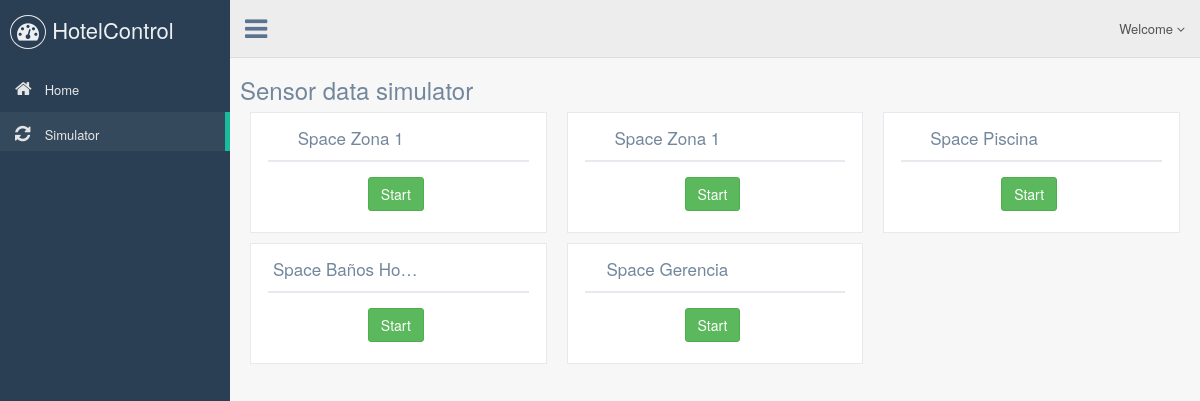
The page /Simulator/ (signed in) on the database its author committed.
### App/apps/dashboard/models.py (models this page shows, shortened)
class Sensor(models.Model):
	name = models.CharField(max_length = 50)
	space = models.ForeignKey(Space)

class Space(models.Model):
	name = models.CharField(max_length = 50)
	area = models.ForeignKey(Area)
	space_tag = models.CharField(max_length = 30, blank = True)

### App/apps/dashboard/views.py (the view)
# urls.py: url(r'^Simulator/$', 'simulator', name = 'simulator'),
@login_required
def simulator(request):
	sensors = Sensor.objects.all()
	return render(request, 'admin/simulator.html', {'title': 'Simualtor', 'sensors': sensors})

### App/apps/dashboard/templates/admin/simulator.html (shortened to what this page needs)
{% extends 'layout/base.html' %}
{% block content %}
	{% include 'elements/nav.html' %}
	<div class="right_col" role="main">
		<div class="">
			<div class="row">
				<div class="page-title">
					<div class="title_left">
						<h3>Sensor data simulator</h3>
					</div>
				</div>
			</div>
			<div class="row">
				<div class="text-center">
					{% for sensor in sensors %}
						<div class="col-md-4 col-sm-4 col-xs-12">
							<div class="x_panel">
								<div class="x_title">
									<h2>Space {{ sensor.space.name }} <small>{{ sensor.name }}</small></h2>
									<div class="clearfix"></div>
								</div>
								<div class="x_content">
									<div class="row">
										<a href="#" class="btn btn-success begin begin_{{ sensor.pk }}" id="{{ sensor.pk }}">Start</a>
									</div>
								</div>
							</div>
						</div>
					{% endfor %}
				</div>
			</div>
		</div>
	</div>
{% endblock content %}

### rows shown on the page
Sensor: space.name "Zona 1"
Sensor: space.name "Zona 1"
Sensor: space.name "Piscina"
Sensor: space.name "Baños Ho…"
Sensor: space.name "Gerencia"
